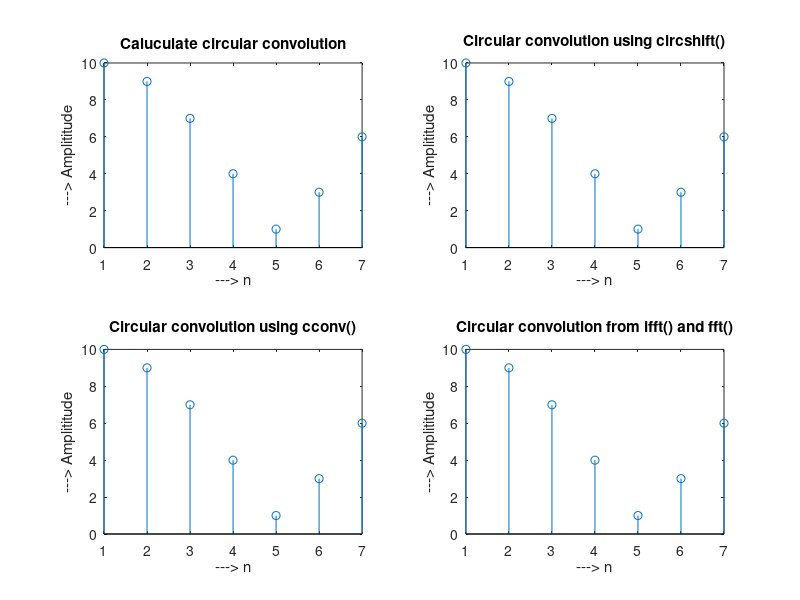

Source code (MATLAB):

clc;
clear;
% the two signals are h and g
g=[0 1 2 3 4];
h=[0 0 0 1 1 1 1];

%a
%{
Manually caluclated circular convolution of two signals is y = [1 1 1 1 1]
for n = [0 1 2 3 4 ] 
%}

N1=length(g);
N2=length(h);
N=max(N1,N2);

N3=N1-N2;
% padding zeros to make both the signals of same length
if(N3>0)
    h=[h,zeros(1,N3)];
else
    g=[g,zeros(1,-N3)];
end

%b
% y is the caluclated circular convolution
for n=1:N;
    y(n)=0; % initially assigning zero
    for i=1:N;
        j=n-i+1; % index shifting
        if(j<=0)
            j=N+j; % taking the recoil part for j<0
        end
        y(n)=[y(n)+(g(i)*h(j))]; % summing 
    end
end

%c
c = zeros(size(g));
x1 = flip(g)';
x2=h';
for i = 1 : numel(x1)
    c(i) = sum(x2.*circshift(x1,i));
end
% c is the circular convolution by circshift() function which circularly
% shifts the array by given number of times in aurgument

%d 
d = cconv(h,g,N);
% cconv(h,g,N) calculated circular convolution of g,h if N i.e. number of elements is given  

%e
e = ifft(fft(g).*fft(h));


subplot(2,2,1);
stem(y);
title('Caluculate circular convolution')
xlabel('---> n');
ylabel('---> Amplititude');
subplot(2,2,2);
stem(c);
title('Circular convolution using circshift()')
xlabel('---> n');
ylabel('---> Amplititude');
subplot(2,2,3);
stem(y);
title('Circular convolution using cconv()')
xlabel('---> n');
ylabel('---> Amplititude');
subplot(2,2,4);
stem(y);
title('Circular convolution from ifft() and fft()')
xlabel('---> n');
ylabel('---> Amplititude');